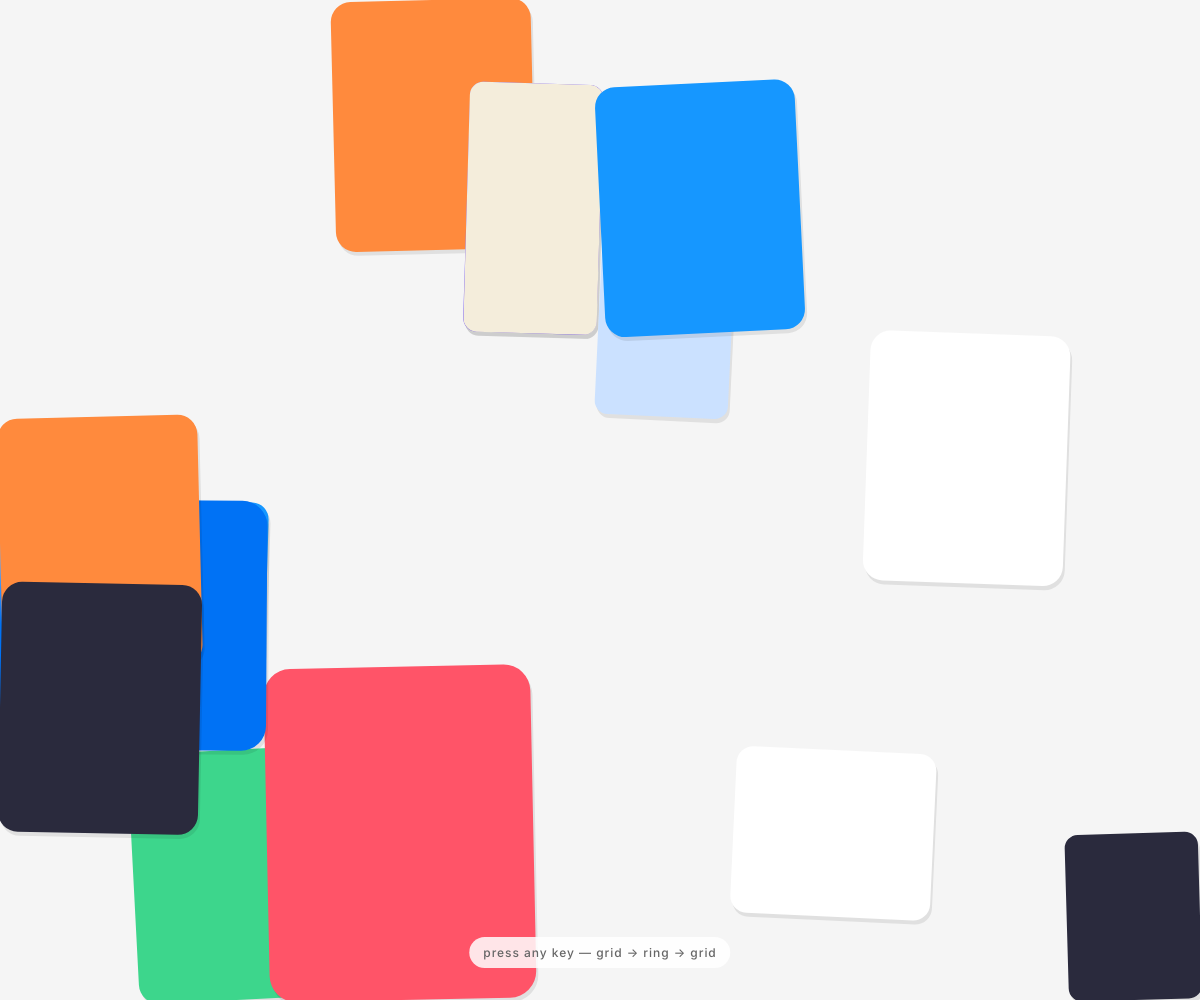
Frame 1 (no input)
Frame 60 (no input): identical to frame 1, image omitted
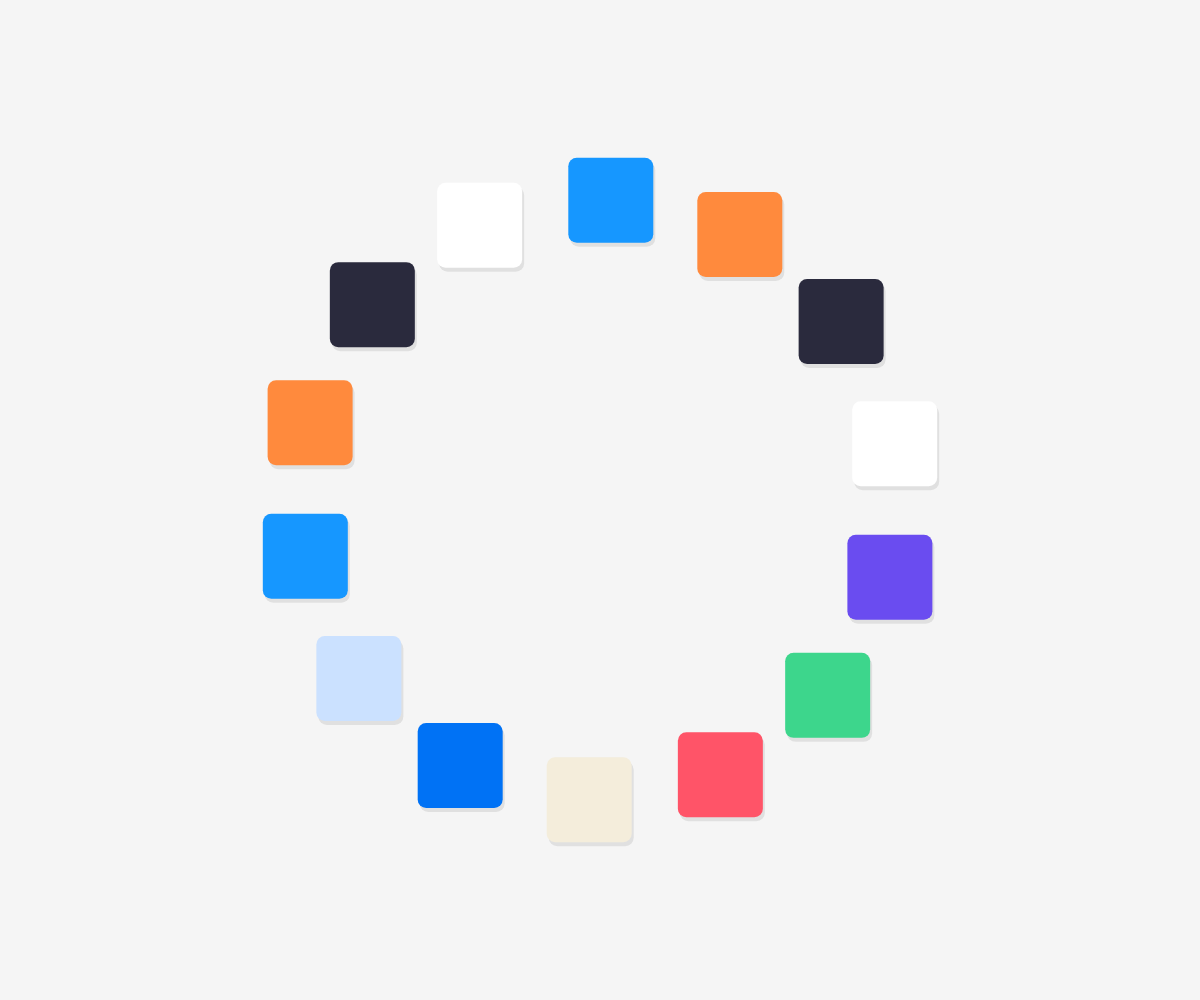
Frame 120 (the mouse pressed at the canvas centre since frame 60)

The p5.js sketch that drew these frames (run headless with seeded random() and noise() and a simulated clock; from frame 60 on, the mouse is pressed at the canvas centre):

// p5.js sketch
// ── sketch.js
// 18-column grid of cards (each 2/3/4 columns wide). Press SPACE (or any
// key) and they flow into a uniform-width ring, slowly rotate, then
// settle back into a fresh random grid.

const COLS = 18;
const ROWS = 12;
const BG = 245;
const PALETTE = [
  '#1697ff', // samsung blue
  '#ff8a3d', // warm orange
  '#2a2a3d', // dark navy
  '#ffffff', // white
  '#6a4cf0', // purple
  '#3dd68c', // mint green
  '#ff5468', // coral
  '#f4eddb', // cream
  '#0072f5', // deep blue
  '#cbe1ff'  // pale blue
];

const N = 14;
const TRANSITION_MS = 900;
const CIRCLE_HOLD_MS = 5000;
const RING_RADIUS_FRAC = 0.30;
const RING_CARD_W_FRAC = 0.085;     // uniform width as fraction of min(w,h)

let cards = [];
let mode = 'grid';                  // 'grid' | 'toCircle' | 'circle' | 'toGrid'
let modeStartMs = 0;
let rotation = 0;

let hintEl;

function setup() {
  createCanvas(windowWidth, windowHeight);
  noStroke();
  rectMode(CORNER);
  buildCards();
  layoutGrid();
  layoutCircle();
  createHint();
}

function draw() {
  background(BG);

  const t = millis();
  const elapsed = t - modeStartMs;

  if (mode === 'grid') {
    drawCards((c) => ({
      x: c.gridX, y: c.gridY, w: c.gridW, h: c.gridH, angle: c.gridAngle
    }));
  }
  else if (mode === 'toCircle') {
    const p = constrain(elapsed / TRANSITION_MS, 0, 1);
    const e = easeInOut(p);
    drawCards((c) => ({
      x: lerp(c.gridX, c.circleX, e),
      y: lerp(c.gridY, c.circleY, e),
      w: lerp(c.gridW, c.circleW, e),
      h: lerp(c.gridH, c.circleH, e),
      angle: lerp(c.gridAngle, 0, e)
    }));
    if (p >= 1) { mode = 'circle'; modeStartMs = t; rotation = 0; }
  }
  else if (mode === 'circle') {
    rotation += 0.006; // gentle drift
    const cx = width / 2;
    const cy = height / 2;
    drawCards((c) => {
      const a = c.circleAngle + rotation;
      return {
        x: cx + cos(a) * c.circleRadius - c.circleW / 2,
        y: cy + sin(a) * c.circleRadius - c.circleH / 2,
        w: c.circleW,
        h: c.circleH,
        angle: 0
      };
    });
    if (elapsed > CIRCLE_HOLD_MS) {
      // Capture current ring positions as starting transform
      for (const c of cards) {
        const a = c.circleAngle + rotation;
        c.fromX = width / 2 + cos(a) * c.circleRadius - c.circleW / 2;
        c.fromY = height / 2 + sin(a) * c.circleRadius - c.circleH / 2;
        c.fromW = c.circleW;
        c.fromH = c.circleH;
      }
      // Re-shuffle into a fresh random grid
      layoutGrid();
      mode = 'toGrid';
      modeStartMs = t;
    }
  }
  else if (mode === 'toGrid') {
    const p = constrain(elapsed / TRANSITION_MS, 0, 1);
    const e = easeInOut(p);
    drawCards((c) => ({
      x: lerp(c.fromX, c.gridX, e),
      y: lerp(c.fromY, c.gridY, e),
      w: lerp(c.fromW, c.gridW, e),
      h: lerp(c.fromH, c.gridH, e),
      angle: lerp(0, c.gridAngle, e)
    }));
    if (p >= 1) { mode = 'grid'; modeStartMs = t; }
  }
}

// ----- Card creation & layout -----

function buildCards() {
  cards = [];
  const spans = [2, 2, 3, 3, 3, 4];
  for (let i = 0; i < N; i++) {
    cards.push({
      colSpan: random(spans),
      rowSpan: random(spans),
      color: PALETTE[i % PALETTE.length],
      gridAngleSeed: random(-0.06, 0.06)
    });
  }
}

function layoutGrid() {
  const cellW = width / COLS;
  const cellH = height / ROWS;
  for (const c of cards) {
    const maxCol = COLS - c.colSpan;
    const maxRow = ROWS - c.rowSpan;
    c.gridCol = floor(random(0, maxCol + 1));
    c.gridRow = floor(random(0, maxRow + 1));
    c.gridX = c.gridCol * cellW;
    c.gridY = c.gridRow * cellH;
    c.gridW = c.colSpan * cellW;
    c.gridH = c.rowSpan * cellH;
    c.gridAngle = c.gridAngleSeed;
  }
}

function layoutCircle() {
  const cx = width / 2;
  const cy = height / 2;
  const r = min(width, height) * RING_RADIUS_FRAC;
  const cardSize = min(width, height) * RING_CARD_W_FRAC;
  for (let i = 0; i < cards.length; i++) {
    const c = cards[i];
    const a = (i / cards.length) * TWO_PI - HALF_PI;
    c.circleAngle = a;
    c.circleRadius = r;
    c.circleW = cardSize;
    c.circleH = cardSize;
    c.circleX = cx + cos(a) * r - cardSize / 2;
    c.circleY = cy + sin(a) * r - cardSize / 2;
  }
}

// ----- Drawing -----

function drawCards(transformFn) {
  for (let i = 0; i < cards.length; i++) {
    const c = cards[i];
    const t = transformFn(c, i);
    push();
    translate(t.x + t.w / 2, t.y + t.h / 2);
    if (t.angle) rotate(t.angle);
    translate(-t.w / 2, -t.h / 2);
    drawShadow(t.w, t.h);
    fill(c.color);
    rect(0, 0, t.w, t.h, min(t.w, t.h) * 0.10);
    pop();
  }
}

function drawShadow(w, h) {
  noStroke();
  fill(0, 0, 0, 22);
  rect(2, 4, w, h, min(w, h) * 0.10);
}

// ----- Mode trigger -----

function keyPressed() {
  if (mode !== 'grid') return;
  layoutCircle();
  modeStartMs = millis();
  mode = 'toCircle';
  hideHint();
}

function mousePressed() {
  if (mode !== 'grid') return;
  if (hintEl) {
    const r = hintEl.elt.getBoundingClientRect();
    if (mouseX >= r.left && mouseX <= r.right && mouseY >= r.top && mouseY <= r.bottom) return;
  }
  layoutCircle();
  modeStartMs = millis();
  mode = 'toCircle';
  hideHint();
}

function createHint() {
  hintEl = createDiv('press any key — grid → ring → grid');
  hintEl.style('position', 'fixed');
  hintEl.style('left', '50%');
  hintEl.style('bottom', '32px');
  hintEl.style('transform', 'translateX(-50%)');
  hintEl.style('font-family', "'Inter', Arial, Helvetica, sans-serif");
  hintEl.style('font-size', '12px');
  hintEl.style('font-weight', '500');
  hintEl.style('letter-spacing', '.08em');
  hintEl.style('color', '#666');
  hintEl.style('background', 'rgba(255,255,255,0.85)');
  hintEl.style('padding', '8px 14px');
  hintEl.style('border-radius', '999px');
  hintEl.style('pointer-events', 'none');
}

function hideHint() {
  if (hintEl) hintEl.style('display', 'none');
}

// ----- Easing -----

function easeInOut(x) {
  return x < 0.5 ? 4 * x * x * x : 1 - pow(-2 * x + 2, 3) / 2;
}

function windowResized() {
  resizeCanvas(windowWidth, windowHeight);
  layoutGrid();
  layoutCircle();
}

// ── style.css
html, body {
  margin: 0;
  padding: 0;
  background: #f5f5f5;
}
canvas {
  display: block;
}
